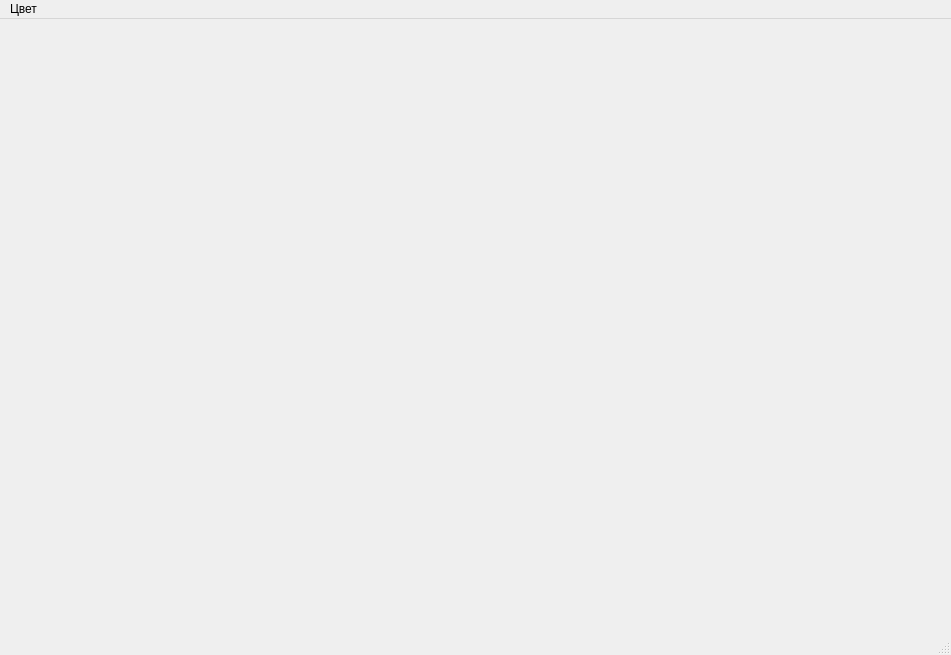
<?xml version="1.0" encoding="UTF-8"?>
<ui version="4.0">
 <class>MainWindow</class>
 <widget class="QMainWindow" name="MainWindow">
  <property name="geometry">
   <rect>
    <x>0</x>
    <y>0</y>
    <width>951</width>
    <height>655</height>
   </rect>
  </property>
  <property name="windowTitle">
   <string>MainWindow</string>
  </property>
  <widget class="QWidget" name="centralwidget">
   <layout class="QGridLayout" name="gridLayout"/>
  </widget>
  <widget class="QMenuBar" name="menubar">
   <property name="geometry">
    <rect>
     <x>0</x>
     <y>0</y>
     <width>951</width>
     <height>21</height>
    </rect>
   </property>
   <widget class="QMenu" name="menu">
    <property name="title">
     <string>Цвет</string>
    </property>
    <addaction name="action_chooseColor"/>
   </widget>
   <addaction name="menu"/>
  </widget>
  <widget class="QStatusBar" name="statusbar"/>
  <action name="action_chooseColor">
   <property name="text">
    <string>Выбрать цвет...</string>
   </property>
  </action>
 </widget>
 <resources/>
 <connections/>
</ui>
